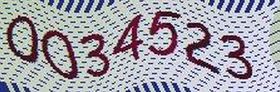
#> input picture Data/captcha2.png, 280 x 92 px, found by its file name
$ python exercise_1.py
#> lines starting #> are read from the running program, lines starting #| are printed output that depends on the picture; after the words box and inside, x2 and y2 are one past the last pixel; in counts of white or black regions, pixels touching at a corner belong together
#> in main, src_img is the input picture: shape (92, 280, 3); mean B, G, R 171, 161.5, 163.5
import cv2
import numpy as np

def rotate_image(thresh_img, debug=False):
    """ Rotate an image. Required input to be a binary image."""
    im_h, im_w = thresh_img.shape[0:2]
    if im_h > im_w:
        # Not yet implemented for vertical side code
        return thresh_img

    tmp = np.where(thresh_img > 0)
    row, col = tmp
    coords = np.column_stack((col, row))
    rect = cv2.minAreaRect(coords)
    angle = rect[-1]
    if debug:
        box_points = cv2.boxPoints(rect)
        box_points = np.int_(box_points)  # Changed np.int0 to np.int_
        debug_box_img = cv2.drawContours(thresh_img.copy(), [box_points], 0, (255, 255, 255), 2)

    if angle > 45:
        angle = 270 + angle

    (h, w) = thresh_img.shape[:2]
    center = (w // 2, h // 2)
    M = cv2.getRotationMatrix2D(center, angle, 1.0)
    rotated = cv2.warpAffine(thresh_img, M, (w, h), flags=cv2.INTER_CUBIC, borderMode=cv2.BORDER_CONSTANT)
    return rotated

def is_contour_bad(c, src_img):
    im_h, im_w = src_img.shape[0:2]
    box = cv2.boundingRect(c)
    x, y, w, h = box[0], box[1], box[2], box[3]

    if im_w > im_h:
        if h >= 0.6 * im_h:
            return True
        if x < 0.4 * im_w and y > 0.6 * im_h:
            return True
        if w * h < 0.002 * im_h * im_w:
            return True
        if x <= 1 or x >= (im_w - 1) or y <= 1 or y >= (im_h - 1):
            if w * h < 0.05 * im_h * im_w:
                return True
    else:
        if w * h < 0.001 * im_h * im_w:
            return True
        if x + w >= 0.5 * im_w and y + h >= 0.4 * im_h:
            return True
    return False

def remove_noise(cnts, thresh, src_img, debug=False):
    mask = np.ones(thresh.shape[:2], dtype="uint8") * 255
    for c in cnts:
        if debug:
            box = cv2.boundingRect(c)
            x, y, w, h = box[0], box[1], box[2], box[3]
            cv2.rectangle(src_img, (x, y), (x + w, y + h), color=(0, 255, 0), thickness=1)
        if is_contour_bad(c, src_img):
            cv2.drawContours(mask, [c], -1, 0, -1)
    result = cv2.bitwise_and(thresh, thresh, mask=mask)
    return result

def otsu_threshold(src_img):
    #Convert color image to gray image
    gray_img = cv2.cvtColor(src_img, cv2.COLOR_BGR2GRAY)
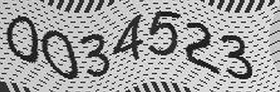
#> gray_img: shape (92, 280); min 1, max 255, mean 163.2
    #Threshold process
    _, thresh_img1 = cv2.threshold(gray_img, 127, 255, cv2.THRESH_BINARY + cv2.THRESH_OTSU)
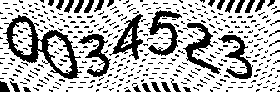
#> thresh_img1: shape (92, 280); 70.8% white; 352 black regions (323 under 20 px), largest, box (x1, y1, x2, y2) and area: (3, 15, 82, 79) 1382, (148, 10, 182, 56) 599, (183, 23, 221, 74) 581
    thresh_img2 = cv2.adaptiveThreshold(gray_img, 255, cv2.ADAPTIVE_THRESH_GAUSSIAN_C, cv2.THRESH_BINARY, 19, 17)
#> thresh_img2: shape (92, 280); 68.7% white; 379 black regions (347 under 20 px), largest, box (x1, y1, x2, y2) and area: (2, 15, 82, 79) 1216, (148, 10, 182, 56) 550, (183, 23, 221, 75) 548
    thresh_img = cv2.bitwise_and(thresh_img1, thresh_img2)
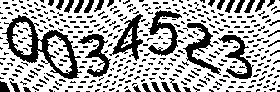
#> thresh_img: shape (92, 280); 67% white; 367 black regions (335 under 20 px), largest, box (x1, y1, x2, y2) and area: (2, 15, 82, 79) 1392, (148, 10, 182, 56) 599, (183, 23, 221, 75) 584
    mean_intensity = np.mean(thresh_img)
#> mean_intensity = 170.9
    if mean_intensity < 128:
        thresh_img = cv2.bitwise_not(thresh_img)
    return thresh_img

def make_sure_it_bbwt(thresh_img, depth=2):
#> called with depth = 2
    im_h, im_w = thresh_img.shape[0:2]
#> im_h = 92; im_w = 280
    total_pixel_value = np.sum(thresh_img)
#> total_pixel_value = 4403085
    center_img = thresh_img[depth:im_h-depth, depth:im_w-depth]
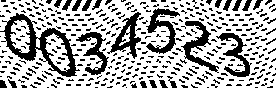
#> center_img: shape (88, 276); 67% white; 345 black regions (323 under 20 px), largest, box (x1, y1, x2, y2) and area: (0, 13, 80, 77) 1392, (146, 8, 180, 54) 599, (181, 21, 219, 73) 584
    center_pixel_value = np.sum(center_img)
#> center_pixel_value = 4146810
    border_bw_value = (total_pixel_value - center_pixel_value) / (im_h * im_w - center_img.size)
#> border_bw_value = 174.1
    if border_bw_value > 127:
        cv2.bitwise_not(thresh_img, thresh_img)
#> thresh_img: shape (92, 280); 33% white; 367 white regions (335 under 20 px)

def process_image_for_ocr(src_img, debug=False):
    thresh = otsu_threshold(src_img)
    make_sure_it_bbwt(thresh)
    cnts, _ = cv2.findContours(thresh, cv2.RETR_LIST, cv2.CHAIN_APPROX_SIMPLE)
    clean = remove_noise(cnts, thresh, src_img, debug)
    rotated = rotate_image(clean, debug)
    return rotated

def main():
    image_path = r"C:\Users\user\Desktop\Training OCR\Data\captcha2.png"
    src_img = cv2.imread(image_path)
    #Image processing
    thresh = otsu_threshold(src_img)
    make_sure_it_bbwt(thresh)
    cnts, _ = cv2.findContours(thresh, cv2.RETR_LIST, cv2.CHAIN_APPROX_SIMPLE)
#> cnts = 384 contours, 357 with area under 20; largest, box (x1, y1, x2, y2) and area: (2, 15, 82, 79) 2284, (46, 34, 73, 74) 602, (109, 14, 143, 61) 552, (11, 21, 33, 56) 538, (148, 10, 182, 56) 489
    clean = remove_noise(cnts, thresh, src_img, debug=False)
#> the loop in remove_noise, `for c in cnts:` made 384 passes
#> after the loop in remove_noise, `for c in cnts:`:
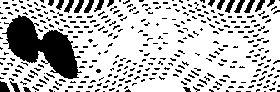
#> mask: shape (92, 280); 75% white; 350 black regions (331 under 20 px), largest, box (x1, y1, x2, y2) and area: (2, 15, 82, 79) 2448, (0, 81, 10, 92) 81, (84, 0, 94, 13) 69
#> in remove_noise, `result = cv2.bitwise_and(thresh, thresh, mask=mask)`:
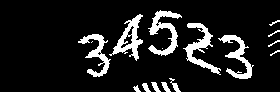
#> result: shape (92, 280); 11.7% white; 16 white regions (3 under 20 px), largest, box (x1, y1, x2, y2) and area: (148, 10, 182, 56) 588, (183, 23, 221, 75) 580, (109, 14, 143, 61) 552
    rotated = rotate_image(clean, debug=False)
#> in rotate_image, `tmp = np.where(thresh_img > 0)`: tmp = 3021 positions, rows 10 to 91, columns 78 to 279
#> in rotate_image, `row, col = tmp`: row = 3021 values from 10 to 91; col = 3021 values, max 279 at index 209, min 78 at index 1122, mean 169.1
#> in rotate_image, `coords = np.column_stack((col, row))`: coords = 3021 pairs, first value 78 to 279, second value 10 to 91
#> in rotate_image, `rect = cv2.minAreaRect(coords)`: rect = ((178.5, 50.5), (81, 201), -90)
#> in rotate_image, `angle = rect[-1]`: angle = -90
#> in rotate_image, `M = cv2.getRotationMatrix2D(center, angle, 1.0)`: M = [[6.12e-17, -1, 186], [1, 6.12e-17, -94]]
#> in rotate_image, `rotated = cv2.warpAffine(thresh_img, M, (w, h), flags=cv2.INTER_CUBIC,..`: rotated: shape (92, 280); 6.6% white; 10 white regions (2 under 20 px), largest, box (x1, y1, x2, y2) and area: (131, 54, 177, 88) 588, (126, 15, 173, 49) 552, (110, 0, 153, 17) 316

    clean_img = cv2.bitwise_not(rotated)
    clean_img = cv2.blur(clean_img, (2, 2))
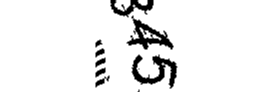
#> clean_img: shape (92, 280); min 0, max 255, mean 238.2

    cv2.imshow("Clean Image",clean_img)
    cv2.waitKey(0)
    cv2.destroyAllWindows()

if __name__ == "__main__":
    main()
